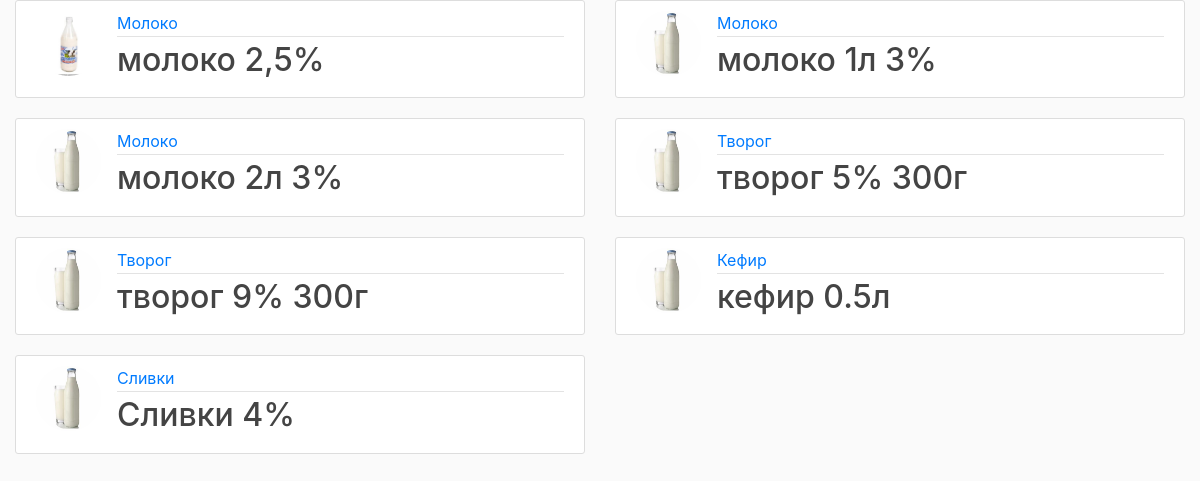
Screenshot of /products/list/ with the database file from the repository.
### products/models.py (models this page shows, shortened)
class Product(models.Model):
    title = models.CharField(max_length=100)
    content = models.TextField()
    category = models.ForeignKey(Category, on_delete=models.CASCADE)
    image = models.ImageField(default='default_product.jpg', upload_to='product_pics')

class Category(models.Model):
    title = models.CharField(max_length=50)
    def __str__(self):
        return self.title

### products/views.py (the view)
# urls.py: path('list/', ProductListView.as_view(), name='product-list'),
class ProductListView(ListView):
    model = Product
    template_name = 'products/product_list.html'
    context_object_name = 'products'
    paginate_by = 8

### products/views.py (called while the page is built)
def menu_items(request):
    items = Category.objects.all()
    return dict(items=items)

### products/templates/products/product_list.html (shortened to what this page needs)
{% extends "blog/base.html" %}
{% block content %}
    <div class="container">
        <div class="row">
        {% for product in products %}
            <div class="col-md-6">
                    <article class="media content-section">
                        <img class="rounded-circle article-img" src="{{ product.image.url }}">
                        <div class="media-body">
                            <div class="article-metadata">
                                <a class="mr-2" href="{% url 'category-product-list' product.category %}">{{ product.category }}</a>
                            </div>
                            <h2><a class="article-title" href="{% url 'detail-product' pk=product.id %}">{{ product.title }}</a></h2>
                        </div>
                    </article>
            </div>
        {% endfor %}
        </div>
    </div>
{% endblock content %}

### blog/templates/blog/base.html (shortened to what this page needs)
{% load static %}
<!DOCTYPE html>
<html>
<head>
    <link rel="stylesheet" href="https://maxcdn.bootstrapcdn.com/bootstrap/4.0.0/css/bootstrap.min.css">
    <link rel="stylesheet" type="text/css" href="{% static 'blog/main.css' %}">
</head>
<body>
    {% block content %}{% endblock %}
    <main role="main" class="container">
      <div class="row">
        <div class="col-md-8">
        </div>
      </div>
    </main>
</body>
</html>

### blog/static/blog/main.css (style rules this page uses)
body { background: #fafafa; color: #333333; height: 300px; }
h1, h2, h3, h4, h5, h6 { color: #444444; }
.container { width: 100%; max-width: 1200px; margin: 0 auto; }
.content-section { background: #ffffff; padding: 10px 20px; border: 1px solid #dddddd; border-radius: 3px; margin-bottom: 20px; }
.article-title { color: #444444; }
.article-img { height: 65px; width: 65px; margin-right: 16px; }
.article-metadata { padding-bottom: 1px; margin-bottom: 4px; border-bottom: 1px solid #e3e3e3 }

### rows the page displays
Product: image (picture), category "Молоко", title "молоко 2,5%"
Product: image (placeholder picture), category "Молоко", title "молоко 1л 3%"
Product: image (placeholder picture), category "Молоко", title "молоко 2л 3%"
Product: image (placeholder picture), category "Творог", title "творог 5% 300г"
Product: image (placeholder picture), category "Творог", title "творог 9% 300г"
Product: image (placeholder picture), category "Кефир", title "кефир 0.5л"
Product: image (placeholder picture), category "Сливки", title "Сливки 4%"
